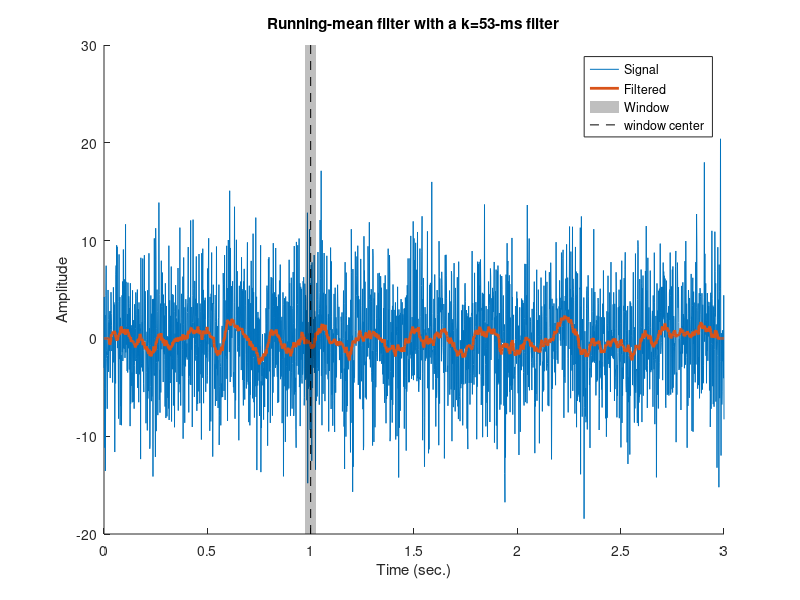

MATLAB code to generate this figure:
%%
%     COURSE: Master MATLAB through guided problem-solving
%    SECTION: Cleaning univariate time series
%      VIDEO: Running mean filter
% Instructor: mikexcohen.com
%
%%

% create signal
srate = 768; % Hz
time  = 0:1/srate:3;
n     = length(time);
p     = 15; % poles for random interpolation

% noise level, measured in standard deviations
noiseamp = 5; 

% amplitude modulator and noise level
ampl   = interp1(rand(1,p),linspace(1,p,n)); % use interp1 to create a p-pole time series
noise  = noiseamp * randn(size(time));% random numbers scaled by noiseamp (the noise will be randomly distributed) 
%So the assumption is that if the noise is distributed positively and negatively, the pluses and minuses
%will cancel out, resulting in a smoother function.
signal = ampl.*sin(2*pi*5*time) +noise;% ampl times sine wave plus noise 

% initialize filtered signal vector
filtsig = zeros(size(signal));

% implement the running mean filter
k = 20; % filter window is actually k*2+1
% parameter k is going to define the filter window 
for i=k+1:n-k
    % each point is the average of k surrounding points
    filtsig(i) = mean(signal(i-k:i+k));
end

% convert window size in indices to window size in ms
windowsize = 1000*(2*k+1) / srate; %this is based on a formula 


% plot the noisy and filtered signals
figure(1), clf, hold on
plot(time,signal,time,filtsig,'linew',2);

% draw a patch to indicate the window size
tidx = dsearchn(time',1); % chose #1. Where on the time vector do we have a number closest to one..the ans is index 769
ylim = get(gca,'ylim');
patch(time([tidx-k tidx-k tidx+k tidx+k]),ylim([1 2 2 1]),'k','facealpha',.25,'linestyle','none')
plot(time([tidx tidx]),ylim,'k--')

xlabel('Time (sec.)'), ylabel('Amplitude')
title([ 'Running-mean filter with a k=' num2str(round(windowsize)) '-ms filter' ])
legend({'Signal';'Filtered';'Window';'window center'})

zoom on

%%
